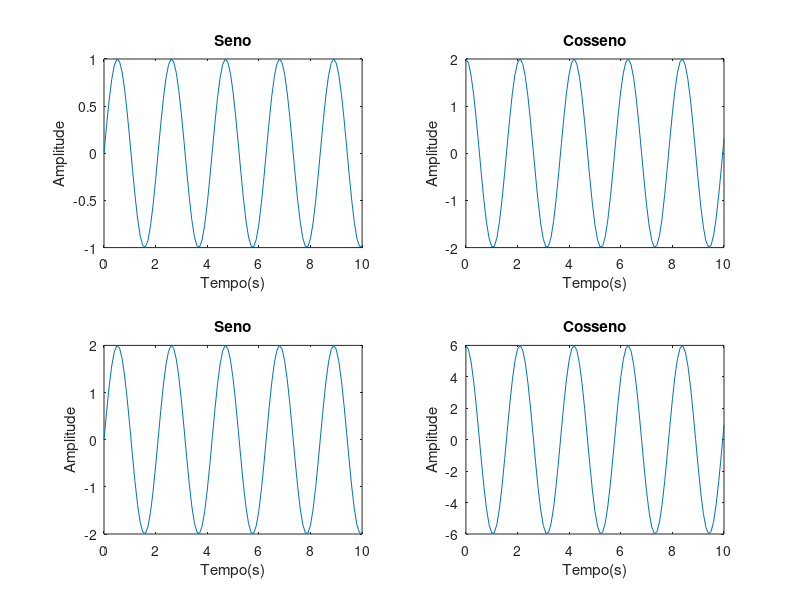

MATLAB code for this plot:
clc, clearvars, close all;

t = 0:0.1:10;
y = sin(3*t);
z = 2*cos(3*t);

figure
subplot(2, 2, 1);
plot(t, y);
title('Seno');
xlabel('Tempo(s)');
ylabel('Amplitude');

subplot(2, 2, 2);
plot(t, z);
title('Cosseno');
xlabel('Tempo(s)');
ylabel('Amplitude');


subplot(2, 2, 3);
plot(t, 2*y);
title('Seno');
xlabel('Tempo(s)');
ylabel('Amplitude');

subplot(2, 2, 4);
plot(t, 3*z);
title('Cosseno');
xlabel('Tempo(s)');
ylabel('Amplitude');